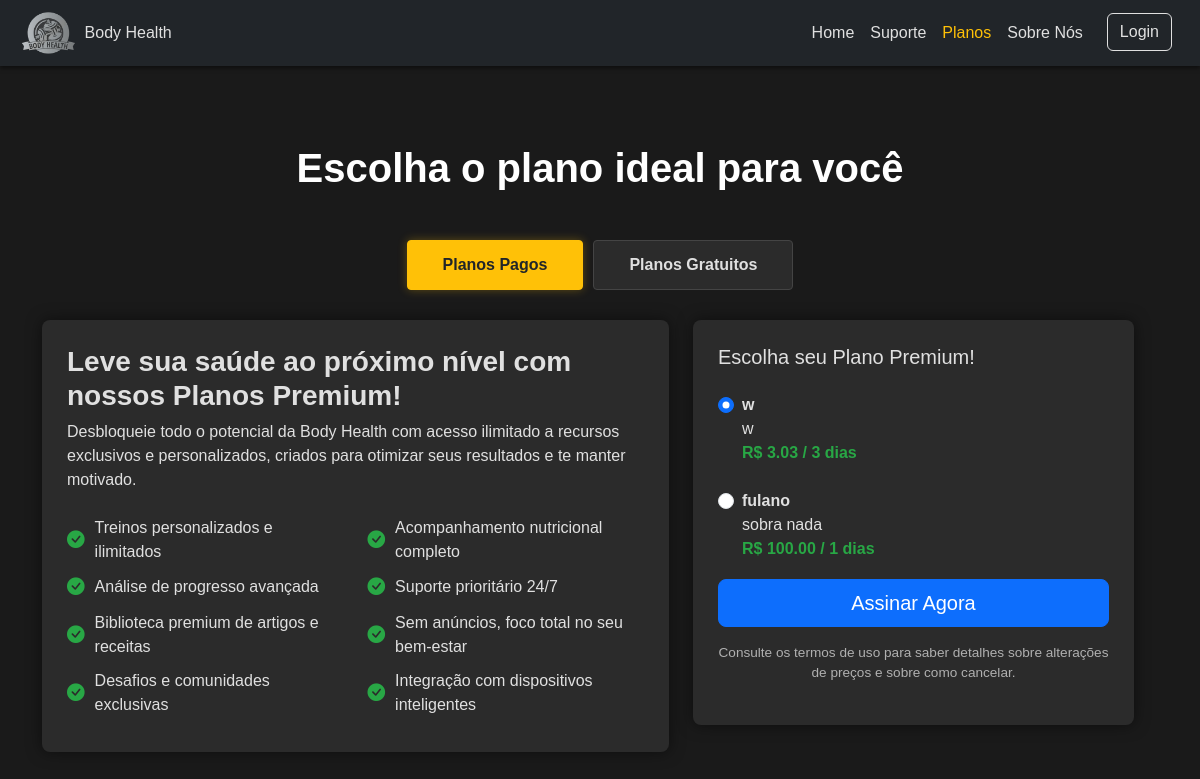
The page /planos on the database as committed earlier.
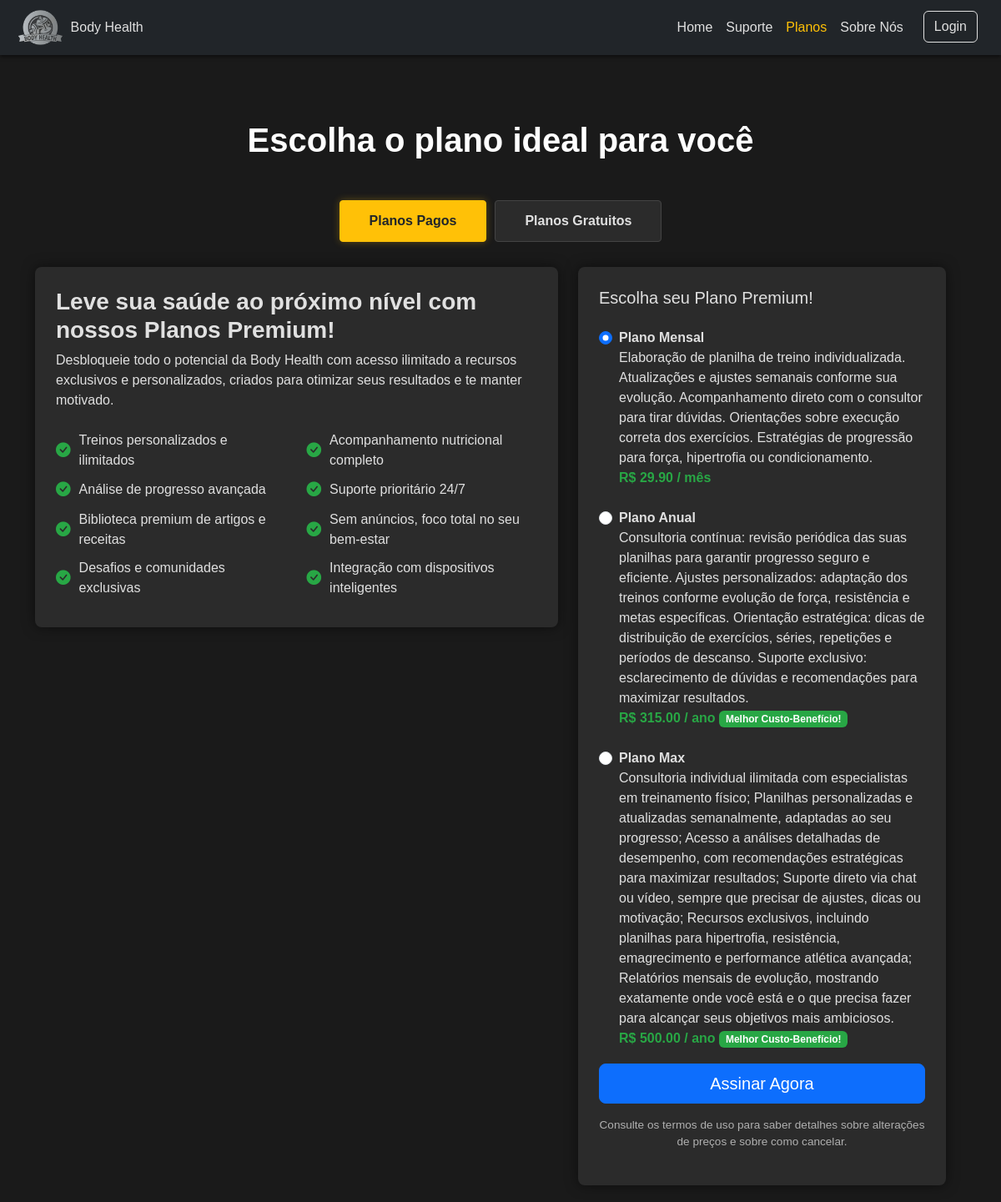
The same page on the database as committed later.
### tables this page shows
CREATE TABLE plano (
    id INTEGER PRIMARY KEY AUTOINCREMENT,
    nome TEXT NOT NULL,
    descricao TEXT,
    preco REAL NOT NULL,
    duracao_dias INTEGER NOT NULL,
    ativo INTEGER DEFAULT 1,
    data_criacao TIMESTAMP DEFAULT CURRENT_TIMESTAMP
);

### routes/__init__.py (the view)
    @app.get("/planos")
    async def planos(request: Request):
        try:
            todos_planos = plano_repo.obter_todos()
            planos_gratuitos = [p for p in todos_planos if p.preco == 0.0]
            planos_pagos = [p for p in todos_planos if p.preco > 0.0]
            planos_pagos.sort(key=lambda x: x.preco)
            planos_gratuitos.sort(key=lambda x: x.duracao_dias, reverse=True)
            print(f"[DEBUG] Total de planos: {len(todos_planos)}")
            print(f"[DEBUG] Planos gratuitos: {len(planos_gratuitos)}")
            print(f"[DEBUG] Planos pagos: {len(planos_pagos)}")
            return templates.TemplateResponse("inicio/planos.html", {
                "request": request,
                "todos_planos": todos_planos,
                "planos_gratuitos": planos_gratuitos,
                "planos_pagos": planos_pagos,
                "total_planos": len(todos_planos),
                "tem_planos_pagos": len(planos_pagos) > 0,
                "tem_planos_gratuitos": len(planos_gratuitos) > 0
            })
        except Exception as e:
            print(f"[ERRO] Erro ao carregar planos: {str(e)}")
            return templates.TemplateResponse("inicio/planos.html", {
                "request": request,
                "todos_planos": [],
                "planos_gratuitos": [],
                "planos_pagos": [],
                "total_planos": 0,
                "tem_planos_pagos": False,
                "tem_planos_gratuitos": False,
                "erro": "Erro ao carregar planos. Tente novamente mais tarde."
            })

### templates/inicio/planos.html (shortened to what this page needs)
{% extends 'layout.html' %}
{% block content %}
    <div class="container mt-5">
        <h1 class="text-center mb-5 fw-bold text-primary">Escolha o plano ideal para você</h1>
        <div class="plan-tabs" role="tablist">
            <label for="premium-tab" class="plan-tab-label" onclick="showTab('premium-content-section')">Planos Pagos</label>
            <label for="free-tab" class="plan-tab-label" onclick="showTab('free-content-section')">Planos Gratuitos</label>
        </div>
        <div class="tab-content-wrapper">
            <div id="premium-content-section" class="tab-content-section row">
                <div class="col-md-7">
                    <div class="plan-details-card">
                        <h3 class="fw-bold">Leve sua saúde ao próximo nível com nossos Planos Premium!</h3>
                        <p>Desbloqueie todo o potencial da Body Health com acesso ilimitado a recursos exclusivos e personalizados, criados para otimizar seus resultados e te manter motivado.</p>
                        <div class="row features mt-4">
                            <div class="col-12 col-md-6"><i class="bi bi-check-circle-fill"></i> Treinos personalizados e ilimitados</div>
                            <div class="col-12 col-md-6"><i class="bi bi-check-circle-fill"></i> Acompanhamento nutricional completo</div>
                            <div class="col-12 col-md-6"><i class="bi bi-check-circle-fill"></i> Análise de progresso avançada</div>
                            <div class="col-12 col-md-6"><i class="bi bi-check-circle-fill"></i> Suporte prioritário 24/7</div>
                            <div class="col-12 col-md-6"><i class="bi bi-check-circle-fill"></i> Biblioteca premium de artigos e receitas</div>
                            <div class="col-12 col-md-6"><i class="bi bi-check-circle-fill"></i> Sem anúncios, foco total no seu bem-estar</div>
                            <div class="col-12 col-md-6"><i class="bi bi-check-circle-fill"></i> Desafios e comunidades exclusivas</div>
                            <div class="col-12 col-md-6"><i class="bi bi-check-circle-fill"></i> Integração com dispositivos inteligentes</div>
                        </div>
                    </div>
                </div>
                <div class="col-md-5">
                    <div class="sidebar">
                        <h5>Escolha seu Plano Premium!</h5>
                        {% if planos_pagos %}
                            {% for plano in planos_pagos %}
                            <div class="form-check mt-4">
                                <input class="form-check-input" type="radio" name="assinatura" id="plano_{{ plano.id }}" value="{{ plano.preco }}" {% if loop.first %}checked{% endif %}>
                                <label class="form-check-label" for="plano_{{ plano.id }}">
                                    <strong>{{ plano.nome }}</strong><br>
                                    {{ plano.descricao }}<br>
                                    <strong class="text-success">R$ {{ "%.2f"|format(plano.preco) }}{% if plano.duracao_dias == 30 %} / mês{% elif plano.duracao_dias >= 365 %} / ano{% else %} / {{ plano.duracao_dias }} dias{% endif %}</strong>
                                    {% if plano.duracao_dias >= 365 %}
                                        <span class="badge bg-success">Melhor Custo-Benefício!</span>
                                    {% endif %}
                                </label>
                            </div>
                            {% endfor %}
                        {% else %}
                            <div class="alert alert-info">
                                <p>No momento não temos planos pagos disponíveis. Em breve teremos novidades!</p>
                            </div>
                        {% endif %}
                        {% if planos_pagos %}
                        <a href="/pagamento"><button class="btn btn-primary btn-lg w-100 mt-3">Assinar Agora</button></a>
                        <p class="mt-3 text-muted text-center" style="font-size: 0.85rem;">
                            Consulte os termos de uso para saber detalhes sobre alterações de preços e sobre como cancelar.
                        </p>
                        {% endif %}
                    </div>
                </div>
            </div>
        </div>
    </div>
{%endblock%}

### templates/layout.html (shortened to what this page needs)
<!DOCTYPE html>
<html lang="pt-BR">
<head>
    <link href="https://cdn.jsdelivr.net/npm/bootstrap@5.3.3/dist/css/bootstrap.min.css" rel="stylesheet">
    <link href="https://cdn.jsdelivr.net/npm/bootstrap-icons@1.10.5/font/bootstrap-icons.css" rel="stylesheet">
    </head>
    <link rel="stylesheet" href="/static/css/styles.css">
</head>
<body>
  <nav class="navbar navbar-expand-lg navbar-dark fixed-top">
    <div class="container-fluid">
        <img src="/static/img/logo.png" height="50px" alt="Body Health Logo"> Body Health
      <div class="collapse navbar-collapse justify-content-end" id="navbarNav">
        <ul class="navbar-nav">
            <li class="nav-item">
              <a class="nav-link {% if request.path == '/' %}active{% endif %}" aria-current="page" href="/">Home</a>
            </li>
            <li class="nav-item">
              <a class="nav-link {% if request.path == '/suporte' %}active{% endif %}" href="/suporte">Suporte</a>
            </li>
            <li class="nav-item">
              <a class="nav-link {% if request.path == '/planos' %}active{% endif %}" href="/planos">Planos</a>
            </li>
            <li class="nav-item">
              <a class="nav-link {% if request.path == '/sobre' %}active{% endif %}" href="/sobre">Sobre Nós</a>
            </li>
            <li class="nav-item ms-lg-3">
              <a class="btn btn-outline-light {% if request.path.startswith('/login') %}active{% endif %}" href="/login">Login</a>
            </li>
        </ul>
      </div>
    </div>
  </nav>
  <main class="mt-5 pt-5">
    <div class="container-fluid">
      {% block content %}
      {% endblock %}
    </div>
  </main>
</body>
</html>

### static/css/styles.css (style rules this page uses)
:root { --dark-bg: #1a1a1a; --dark-card-bg: #2b2b2b; --dark-text-color: #e0e0e0; --dark-muted-text: #b0b0b0; --dark-border-color: #444444; --dark-shadow-color: rgba(0, 0, 0, 0.5); --highlight-yellow: #ffc107; --highlight-green: #28a745; --highlight-red: #dc3545; --light-banner-bg-start: #ffffff; --light-banner-bg-end: #eaeaea; --light-banner-text: #000000; }
body { background-color: var(--dark-bg); color: var(--dark-text-color); font-family: Arial, sans-serif; padding-top: 0px; }
.text-primary { color: white !important; }
.text-success { color: var(--highlight-green) !important; }
.text-muted { color: var(--dark-muted-text) !important; }
.navbar { background-color: #212529 !important; box-shadow: 0 2px 4px var(--dark-shadow-color); }
.navbar-brand, .navbar-nav .nav-link { color: var(--dark-text-color) !important; }
.navbar-nav .nav-link.active { color: var(--highlight-yellow) !important; }
.btn-outline-light { color: var(--dark-text-color); border-color: var(--dark-text-color); }
.card-custom, .about-card, .support-card, .sidebar, .plan-details-card { background-color: var(--dark-card-bg); border-radius: 8px; padding: 25px; box-shadow: 0 0 15px var(--dark-shadow-color); margin-bottom: 20px; }
.plan-tabs { display: flex; justify-content: center; margin-bottom: 30px; gap: 10px; }
.plan-tab-label { border: 1px solid var(--dark-border-color); border-radius: 0.25rem; padding: 12px 35px; font-weight: bold; background-color: var(--dark-card-bg); color: var(--dark-text-color); cursor: pointer; transition: all 0.3s ease; text-align: center; user-select: none; }
.plan-tab-control:checked + .plan-tab-label { background-color: var(--highlight-yellow); color: #212529; border-color: var(--highlight-yellow); box-shadow: 0 0 10px rgba(255,193,7,0.3); }
.tab-content-section { display: none; width: 100%; }
.features i { font-size: 1.1rem; margin-right: 10px; color: var(--highlight-green); }
.features .col-12, .features .col-md-6 { display: flex; align-items: center; margin-bottom: 10px; }
.badge.bg-success { background-color: var(--highlight-green) !important; }

Rows that differ between the two databases and show on the page:
removed plano: assinatura "☑ w w R$ 3.03 / 3 dias", nome "w", descricao "w", preco "3.03", duracao_dias "3"
removed plano: assinatura "☐ fulano sobra nada R$ 100.00 /", nome "fulano", descricao "sobra nada", preco "100.00", duracao_dias "1"
added plano: assinatura "☑ Plano Mensal Elaboração de pla", nome "Plano Mensal", descricao "Elaboração de planilha de treino individualizada. Atualizações e ajustes semanais conforme sua evolução. Acompanhamento direto com o consultor para tirar dúvidas. Orientações sobre execução correta dos exercícios. Estratégias de progressão para força, hipertrofia ou condicionamento.", preco "29.90", duracao_dias "/ mês"
added plano: assinatura "☐ Plano Anual Consultoria contín", nome "Plano Anual", descricao "Consultoria contínua: revisão periódica das suas planilhas para garantir progresso seguro e eficiente. Ajustes personalizados: adaptação dos treinos conforme evolução de força, resistência e metas específicas. Orientação estratégica: dicas de distribuição de exercícios, séries, repetições e períodos de descanso. Suporte exclusivo: esclarecimento de dúvidas e recomendações para maximizar resultados.", preco "315.00", duracao_dias "/ ano"
added plano: assinatura "☐ Plano Max Consultoria individu", nome "Plano Max", descricao "Consultoria individual ilimitada com especialistas em treinamento físico; Planilhas personalizadas e atualizadas semanalmente, adaptadas ao seu progresso; Acesso a análises detalhadas de desempenho, com recomendações estratégicas para maximizar resultados; Suporte direto via chat ou vídeo, sempre que precisar de ajustes, dicas ou motivação; Recursos exclusivos, incluindo planilhas para hipertrofia, resistência, emagrecimento e performance atlética avançada; Relatórios mensais de evolução, mostrando exatamente onde você está e o que precisa fazer para alcançar seus objetivos mais ambiciosos.", preco "500.00", duracao_dias "/ ano"
